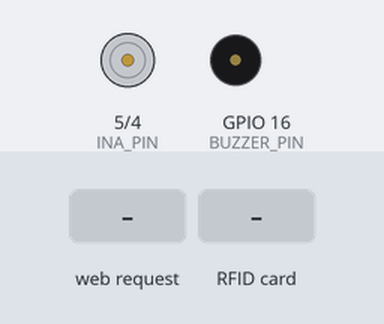
A sketch run on a simulated ESP8266 (NodeMCU). On the bench: motor-driver pin pairs drawn as motors (green arrow = first pin HIGH = forward, orange = second pin HIGH = backward, longer = more drive), buzzer (waves = sounding). Inputs (shaded band) come from the test bench. EEPROM starts erased; what the sketch prints to the serial monitor is not drawn. At 9.8 s the program restarts the board; the recording ends there.

Above: at 1.2 s.
1.3 s: HTTP request GET /add received
At 1.49 s:
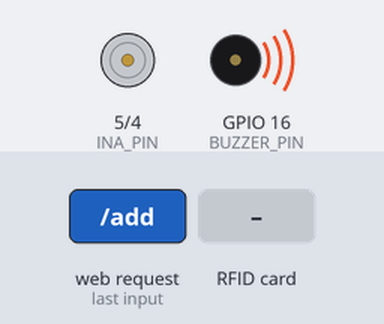
3.1 s: RFID card 5E 7A 19 C4 held to the reader
4.6 s: RFID card 5E 7A 19 C4 held to the reader
At 5.65 s:
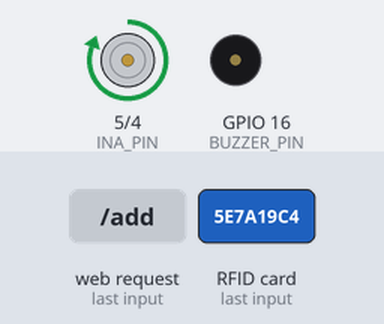
7.2 s: RFID card 5E 7A 19 C4 held to the reader
At 7.75 s:
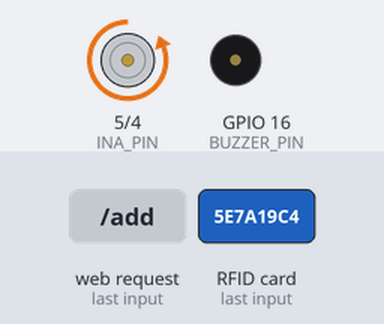
9.3 s: HTTP request GET /clear received
Timing chart, 0 to 9.8 s (numbered marks = the images above; inputs shaded):
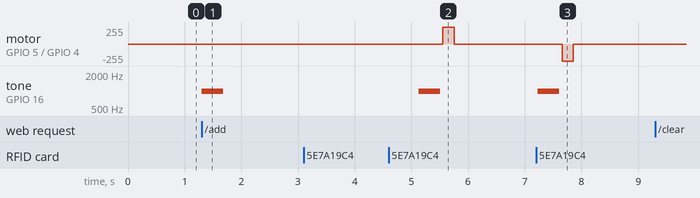

The sketch:

RC522-ESP8266.ino
```cpp
/*********************************************************************
 * 功能:    设备AP配网
 * 模组:    esp8266--esp12s
 * 相关库:  ESP8266WiFi_1.0 & EEPROM_1.0 & ArduinoJson_6.21.2 & SPI1.0 & MFRC522_1.4.10 & ESP8266WebServer_1.0
 * 来源:
 * 作者:    云辉物联网平台·暇享
 * 联系vx： chaoji4
 ********************************************************************/
#include "Apconfig.h"
#include "Config.h"
#include "RC522.h"

bool carState = false; // 磁保器状态 false = "OFF", true = "ON"

unsigned long lastRFID;           // 上次读取卡片时间
unsigned long lastConnectionTime; // 上次连接时间

void setup()
{
  // 初始化串口通信
  Serial.begin(115200);

  printMsg("CloudLightIOT·RFID开关设备初始化中...");
  // 初始化系统配置和引脚
  initConfig();
  // 加载配置
  loadConfig();
  // 启动AP模式
  startApConfig();
  lastConnectionTime = millis();

  // 初始化RC522
  initRC522();

  printMsg("设备初始化完成...");
}

void loop()
{
  if (isApMode)
  {
    // AP模式时的web监控服务
    server.handleClient();
  }
  RFIDController();
  OUTTimeStop();
}

/*
 *  RFID 控制器(非阻塞，间隔2s)
 */
void RFIDController()
{
  long now = millis();
  if (now - lastRFID > 2000)
  {
    String cardUUID = readRFID();
    if (cardUUID.isEmpty())
    {
      return;
    }

    if (isAddCardMode)
    {
      printMsg("开始添加卡片......");
      for (int i = 0; i < MAX_CARDUUID; i++)
      {
        // 使用 strcmp 函数比较 C 风格字符串
        if (strcmp(config.cardUUIDs[i], cardUUID.c_str()) == 0)
        {
          printMsg("重复添加卡片......");
          isAddCardMode = false;
          return;
        }
      }
      strcpy(config.cardUUIDs[config.allCardsLength], cardUUID.c_str());
      config.allCardsLength++;

      String cards = "";
      for (int i = 0; i < MAX_CARDUUID; i++)
      {
        cards += config.cardUUIDs[i]; // 将当前UUID添加到字符串中
        cards += ",";                 // 添加逗号分隔符
      }
      printMsg(cards.c_str());

      // 存储配置
      saveConfig(config);
      isAddCardMode = false;
      printMsg("添加卡片成功......");
    }
    else
    {
      carService(cardUUID);
    }
    lastRFID = now;
  }
}

void carService(String cardUUID)
{
  printMsg("开始处理卡片是否匹配......");
  bool isContained = false; // 初始化为不包含

  for (int i = 0; i < MAX_CARDUUID; i++)
  {
    // 使用 strcmp 函数比较 C 风格字符串
    if (strcmp(config.cardUUIDs[i], cardUUID.c_str()) == 0)
    {
      printMsg("识别到匹配的卡片......");
      isContained = true;
      break;
    }
  }

  if (isContained)
  // 识别到匹配的卡片
  {
    if (carState)
    // 识别到磁保器状态为ON
    {
      buzzerSound('a');
      printMsg("磁保器状态设置为OFF......");
      carState = false;
      digitalWrite(INA_PIN, LOW);  // 将INA引脚输出LOW
      digitalWrite(INB_PIN, HIGH); // 将INB引脚输出HIGH
      delay(200);
      digitalWrite(INB_PIN, LOW); // 将INA引脚输出HIGH
    }
    else
    {
      buzzerSound('a');
      printMsg("磁保器状态设置为ON......");
      carState = true;
      digitalWrite(INA_PIN, HIGH); // 将INA引脚输出HIGH
      digitalWrite(INB_PIN, LOW);  // 将INB引脚输出LOW
      delay(200);
      digitalWrite(INA_PIN, LOW); // 将INA引脚输出HIGH
    }
    if (!isApMode)
    {
      startApConfig();
      lastConnectionTime = millis();
    }
  }
}

/**
 * 超过60秒WiFi无连接，就关闭AP与web服务
 */
void OUTTimeStop()
{
  if (!isApMode)
  {
    return;
  }
  // 检查是否需要断开连接
  unsigned long currentTime = millis();
  if (WiFi.softAPgetStationNum() != 0)
  {
    lastConnectionTime = currentTime; // 重置连接时间
  }
  else if (currentTime - lastConnectionTime > 120000)
  {
    printMsg("开始关闭AP与web服务");
    isApMode = false;
    // 已经超过60秒没有发现连接，断开WiFi连接
    WiFi.disconnect();
    // 关闭AP模式
    WiFi.softAPdisconnect(true);
    // 关闭Web服务器
    server.stop();
  }
}
```

RC522.cpp
```cpp
#include "RC522.h"


MFRC522 mfrc522(SS_PIN, RST_PIN);


void initRC522()
{
  SPI.begin();                  // 初始化SPI通信
  mfrc522.PCD_Init();           // 初始化MFRC522,阻塞式
  printMsg("RFID初始化完成...");
}

//读取标签
String readRFID()
{
    // 读取卡号
    String cardUUID = "";
    // 检测卡片是否在读卡器范围内
    if (mfrc522.PICC_IsNewCardPresent() && mfrc522.PICC_ReadCardSerial())
    {
        for (byte i = 0; i < mfrc522.uid.size; i++)
        {
            char temp[3];
            sprintf(temp, "%02X", mfrc522.uid.uidByte[i]);
            cardUUID += temp;
        }

        printMsg("Card UID: ");
        Serial.print(cardUUID.c_str());
        // rc522进入休眠状态
        mfrc522.PICC_HaltA();
        // rc522停止加密通信
        mfrc522.PCD_StopCrypto1();
    }
    return cardUUID;
}
```

RC522.h
```cpp
/*********************************************************************
 * 功能:    RFID配置和功能
 * 模组:    RFID-RC511
 * 相关库:
 * 来源:
 * 作者: CloudLightIOT·云辉物联网平台·暇享
 * 联系vx：chaoji4
 ********************************************************************/
#ifndef _RC522_H
#define _RC522_H

#include <SPI.h>
#include <MFRC522.h>
#include "Config.h"

const byte SS_PIN = 15; // RC522  SDA
const byte RST_PIN = 2; // RST

extern MFRC522 mfrc522;

// 初始化RC522
void initRC522();
// 读取标签
String readRFID();

#endif
```

Apconfig.cpp
```cpp
#include "ApConfig.h"

// String randomName = "CloudLight-device" + (String)random(1000);
String randomName = "CloudLight-device";
const char *ap_ssid = randomName.c_str();
// 开放式网络，不设置密码
const char *ap_password = "";

IPAddress local_IP(192, 168, 7, 1);
IPAddress gateway(192, 168, 7, 1);
IPAddress subnet(255, 255, 255, 0);
ESP8266WebServer server(80);
ESP8266HTTPUpdateServer httpUpdater;

/**
 * 启动AP模式
 */
void startApConfig()
{
  // ledStatus(true);
  WiFi.mode(WIFI_AP_STA);
  WiFi.softAPConfig(local_IP, gateway, subnet);
  WiFi.softAP(ap_ssid, ap_password);
  printMsg("已启动AP配网，IP地址：" + WiFi.softAPIP().toString() + "， 热点名称：" + (String)ap_ssid);
  // 网页更新固件
  httpUpdater.setup(&server);
  printMsg("启动网页更新固件");
  // 启动web服务
  startWebServer();
}

/**
 * 启动Web服务
 */
void startWebServer()
{
  isApMode = true;
  server.on("/status", HTTP_GET, handleStatus);
  server.on("/clear", HTTP_GET, clearFlashConfig);
  server.on("/add", HTTP_GET, addCard);
  server.on("/query", HTTP_GET, query);
  server.on("/delete", HTTP_GET, deleteById);
  server.onNotFound(handleNotFound);
  server.enableCORS(true);
  server.begin();
  printMsg("HTTP服务已启动");
}

/**
 * 检测设备接口
 */
void handleStatus()
{
  server.send(200, "text/plain;charset=utf-8", "已准备就绪");
}

/**
 * 添加卡片接口
 */
void addCard()
{
  printMsg("开始添加卡片......");
  if (config.allCardsLength >= MAX_CARDUUID)
  {
    server.send(200, "text/plain;charset=utf-8", "添加卡片失败，卡片数量超出最大值7");
    return;
  }

  //用于测试的代码
  // strcpy(config.cardUUIDs[config.allCardsLength], "123123");
  // config.allCardsLength++;
  // saveConfig(config);

  isAddCardMode = true;

  server.send(200, "text/plain;charset=utf-8", "添加卡片，已准备就绪");
  // 蜂鸣器发声
  buzzerSound('b');
}
/**
 * 清空配置接口
 */
void clearFlashConfig()
{
  printMsg("开始清空配置......");
  clearConfig();
  server.send(200, "text/plain;charset=utf-8", "清空配置成功");
  printMsg("开始进行复位RST...");
  delay(500);
  ESP.reset(); // 进行复位
}
/**
 * 查询设备数据接口
 */
void query()
{
  printMsg("开始查询设备数据......");
  DynamicJsonDocument jsonDoc(300);
  jsonDoc["flag"] = config.flag;
  jsonDoc["allCardsLength"] = config.allCardsLength;
  jsonDoc["volumePercentage"] = config.volumePercentage;
  JsonArray cardUUIDsArray = jsonDoc.createNestedArray("cardUUIDs");
  for (int i = 0; i < MAX_CARDUUID; i++)
  {
    cardUUIDsArray.add(config.cardUUIDs[i]);
  }
  String json;
  serializeJson(jsonDoc, json);

  server.send(200, "text/plain;charset=utf-8", json);
}
/**
 * 按照序号删除卡片
 */
void deleteById()
{
  printMsg("开始按照序号删除卡片......");
  if (server.hasArg("id"))
  {
    uint16_t id = ((server.arg("id").toInt()) - 1);
    if (!(id < 7))
    {
      server.send(200, "text/plain;charset=utf-8", "删除失败：参数有误，最多7张卡");
      return;
    }if (!config.allCardsLength>0)
    {
      server.send(200, "text/plain;charset=utf-8", "删除失败：请刷新");
      return;
    }
    // 从指定索引开始，将该索引后面的元素向前移动一位
    for (int i = id; i < MAX_CARDUUID - 1; ++i)
    {
      strcpy(config.cardUUIDs[i], config.cardUUIDs[i + 1]);
    }
    // 重置最后一个元素为无效值
    strcpy(config.cardUUIDs[MAX_CARDUUID - 1], "");
    config.allCardsLength--;
    saveConfig(config);
    server.send(200, "text/plain;charset=utf-8", "按照序号删除卡片成功");
  }
  else
  {
    printMsg("必须使用正确的id删除卡片");
    server.send(200, "text/plain;charset=utf-8", "必须使用正确的id删除卡片");
  }
}
/**
 * 找不到页面和跨域处理
 */
void handleNotFound()
{
  printMsg("进入预检请求或请求地址找不到");
  if (server.method() == HTTP_OPTIONS)
  {
    // 处理浏览器跨域问题
    server.sendHeader("Access-Control-Max-Age", "10000");
    server.sendHeader("Access-Control-Allow-Methods", "PUT,POST,GET,OPTIONS");
    server.sendHeader("Access-Control-Allow-Headers", "*");
    server.send(204);
  }
  else
  {
    server.send(404, "text/plain;charset=utf-8", "请求的地址找不到或无法访问");
  }
}
```

Apconfig.h
```cpp
/*********************************************************************
 * 功能:    设备AP配网
 * 模组:    esp8266--esp12s
 * 相关库:
 * 来源:
 * 作者:    云辉物联网平台·暇享
 * 联系vx： chaoji4
 ********************************************************************/

#ifndef _APCONFIG_H
#define _APCONFIG_H

#include "Config.h"
#include "RC522.h"
#include <ESP8266WebServer.h>
#include <ESP8266HTTPUpdateServer.h>


extern ESP8266WebServer server;
extern ESP8266HTTPUpdateServer httpUpdater;


// 启动AP配网
void startApConfig();
// 启动Web服务
void startWebServer();
// 检测设备接口
void handleStatus();
// 找不到页面和浏览器跨域处理
void handleNotFound();
// 添加卡片接口
void addCard();
// 清空配置接口
void clearFlashConfig();
// 查询设备数据接口
void query();
// 按照序号删除卡片
void deleteById();

#endif
```

Config.cpp
```cpp
#include "Config.h"

WiFiClient wifiClient;
config_type config; // 构造音量大小

bool isAddCardMode = false;
bool isApMode = false;
bool isATMode = true;

/********************************** begin 可配置的项 **********************************/

uint16_t frequency = 1000; // 发出声音的频率

/********************************** end 可配置的项 **********************************/

void initConfig()
{
  pinMode(INA_PIN, OUTPUT);    // 设置INA引脚为输出
  pinMode(INB_PIN, OUTPUT);    // 设置INB引脚为输出
  pinMode(BUZZER_PIN, OUTPUT); // 初始化蜂鸣器引脚
}

// 存储配置
void saveConfig(config_type configSAVE)
{
  // 标识为已经存储数据
  configSAVE.flag = 1;

  // 初始化 EEPROM 存储空间并指定大小
  EEPROM.begin(390);

  // 写入数据到 EEPROM 存储空间
  for (int i = 0; i < sizeof(configSAVE); i++)
  {
    EEPROM.write(i, *((char *)&configSAVE + i));
  }

  // 结束 EEPROM 访问
  EEPROM.end();
}

// 加载配置
void loadConfig()
{
  printMsg("正在加载配置中.....");
  config_type configROM;
  // 初始化 EEPROM 存储空间并指定大小
  EEPROM.begin(390);

  // 读取 EEPROM 存储空间中的数据
  for (int i = 0; i < sizeof(configROM); i++)
  {
    *((char *)&configROM + i) = EEPROM.read(i);
  }
  // 结束 EEPROM 访问
  EEPROM.end();

  if (configROM.flag != 1)
  {
    printMsg("flash暂无数据");
    return;
  }

  printMsg("config.allCardsLength:" + (String)configROM.allCardsLength);
  printMsg("config.volumePercentage:" + (String)configROM.volumePercentage);
  printMsg("cardUUIDs:");
  for (int i = 0; i < MAX_CARDUUID; i++)
  {
    printMsg(configROM.cardUUIDs[i]);
  }
  config.flag = configROM.flag;
  config.allCardsLength = configROM.allCardsLength;
  config.volumePercentage = configROM.volumePercentage;
  for (int i = 0; i < MAX_CARDUUID; i++)
  {
    strcpy(config.cardUUIDs[i], configROM.cardUUIDs[i]);
  }
}

// 清空配置
void clearConfig()
{
  EEPROM.begin(240);
  for (int i = 0; i < 240; i++)
  {
    EEPROM.write(i, 0);
  }
  EEPROM.end();
  printMsg("清空配置成功");
}

// 打印提示信息
void printMsg(String msg)
{
  // 检查Serial对象是否处于活动状态（串口连接正常）
  if (Serial)
  {
    Serial.print("\r\n[");
    Serial.print(millis());
    Serial.print("ms]");
    Serial.print(msg);
  }
}

// 控制蜂鸣器发声
void buzzerSound(char key)
{
  printMsg("蜂鸣器发声...");
  uint16_t pulseWidth = (255 * config.volumePercentage) / 100; // 根据音量大小计算 PWM 占空比
  analogWrite(BUZZER_PIN, pulseWidth);                         // 输出 PWM 信号
  if (key = 'a')
  {
    tone(BUZZER_PIN, frequency); // 发出指定频率的声音
    delay(380);                  // 等待指定时间
    noTone(BUZZER_PIN);          // 停止声音
  }
  else if (key = 'b')
  {
    for (size_t i = 0; i < 3; i++)
    {
      tone(BUZZER_PIN, frequency); // 发出指定频率的声音
      delay(380);                  // 等待指定时间
      noTone(BUZZER_PIN);          // 停止声音
      delay(380);                  // 等待下一个音符
    }
  }
  delay(50);                  // 等待下一个音符
}
```

Config.h
```cpp
/*********************************************************************
 * 功能： 设备配置和系统功能
 * 模组:     esp8266--esp12s
 * 相关库：
 * 来源:
 * 作者: 云辉物联网平台·暇享
 * 联系vx：chaoji4
 ********************************************************************/

#ifndef _CONFIG_H
#define _CONFIG_H

#include "Apconfig.h"
#include <ESP8266WiFi.h>
#include <EEPROM.h>
#include <ArduinoJson.h>

const byte BUZZER_PIN = 16; // 蜂鸣器引脚
const byte RX_PIN = 2;      // 确定 ESP8266 返回数据的引脚
const byte TX_PIN = 3;      // ESP8266 数据发送引脚
const byte INA_PIN = 5;     // 磁保器INA
const byte INB_PIN = 4;     // 磁保器INB

const byte MAX_CARDUUID = 7; // 最大卡片数量

// 存储的配置类型结构
struct config_type
{
  byte flag; // 是否有数据标识，等于1表示有数据
  char cardUUIDs[MAX_CARDUUID][20];
  byte allCardsLength;   // 卡片数量
  byte volumePercentage; // 设置音量大小，以百分比为单位
  config_type()
  {
    for (int i = 0; i < MAX_CARDUUID; i++)
    {
      if (i == 0)
      {
        // strcpy(cardUUIDs[i], "1212121212");//测试代码
        strcpy(cardUUIDs[i], "");
        continue;
      }

      strcpy(cardUUIDs[i], "");
    }
    // allCardsLength = 1;//测试代码
    allCardsLength = 0;
    volumePercentage = 100;
  }
};

extern config_type config;

extern WiFiClient wifiClient;

// 全局变量
extern bool isApMode;      // 是否进入AP模式
extern bool isAddCardMode; // 是否进入添加卡片模式
extern bool isATMode;      // 是否进入AT指令模式

extern uint16_t frequency; // 发出声音的频率

// 初始化系统配置和引脚
void initConfig();
// 加载配置
void loadConfig();
// 保存配置
void saveConfig(config_type config);
// 清空配置
void clearConfig();
// 打印提示信息
void printMsg(String msg);
// 控制蜂鸣器发声 'a'正常声音；'b'功能设置声音；
void buzzerSound(char key);

#endif
```

Measured:
- after the input at 1.3 s, tone on GPIO 16 (BUZZER_PIN): silent → 1000 Hz at once, → silent 0.38 s later
- after the input at 3.1 s, every drawn part: stays the same
- after the input at 4.6 s, motor on GPIO 5 (INA_PIN) / GPIO 4 (INB_PIN): stopped → forward 255/255 after 0.96 s, → stopped 0.20 s later; tone on GPIO 16 (BUZZER_PIN): silent → 1000 Hz after 0.53 s, → silent 0.38 s later
- after the input at 7.2 s, motor on GPIO 5 (INA_PIN) / GPIO 4 (INB_PIN): stopped → backward 255/255 after 0.46 s, → stopped 0.20 s later; tone on GPIO 16 (BUZZER_PIN): silent → 1000 Hz at once, → silent 0.38 s later
- after the input at 9.3 s, every drawn part: stays the same
